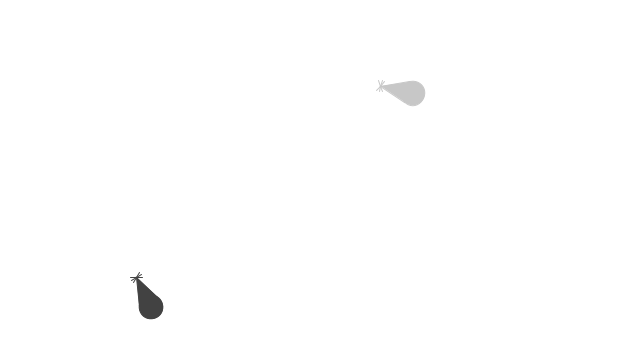
Frame 1 (no input)
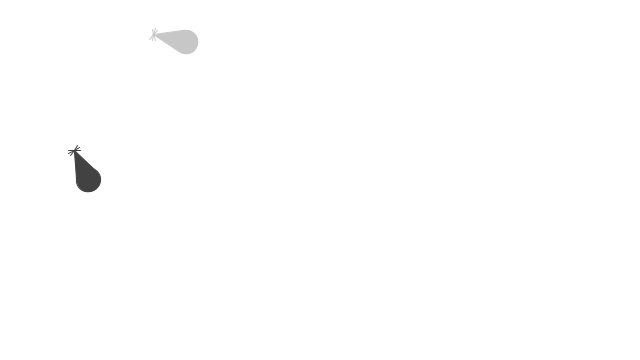
Frame 60 (the mouse pressed at the canvas centre just before this capture)
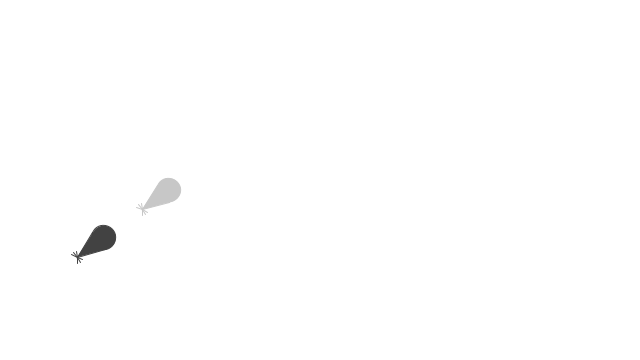
Frame 120 (the mouse held since frame 60 and released just before this capture)

The Processing sketch that drew these frames (run headless with seeded random() and noise(); from frame 60 on, the mouse is pressed at the canvas centre):

// Processing sketch: autonomous_behaviors
// ── autonomous_behaviors.pde

Vehicle predator;
Vehicle prey;

void setup() {
  size(640, 360);
  predator = new Vehicle(new PVector(random(width), random(height)));
  prey = new Vehicle(new PVector(random(width), random(height)));
}

void draw() {
  background(255);
  float dist = PVector.sub(predator.loc, prey.loc).mag();
  predator.maxForce = map(dist, 0, width, 2, 0);
  prey.maxSpeed = map(dist, 0, width, 4, 0);
  if ( dist <= 100) {
    prey.flee(predator.loc);
    predator.pursue(prey);  
  } else {
    PVector cursor = new PVector(mouseX, mouseY);
    prey.seek(cursor);
    predator.seek(cursor); 
  }
   
  
  prey.update();
  predator.update();
  
  prey.display();
  predator.display();
}

// ── vehicle.pde
class Vehicle {
  PVector loc, vel, acc;
  float maxSpeed, maxForce;
  float mass;
  float r, tside, theight, col;
  
  Vehicle(PVector _loc) {
    loc = _loc.get();
    vel = new PVector();
    acc = new PVector();
    maxSpeed = 4;
    maxForce = 2;
    mass = 1;
    
    r = 12;
    tside = 2 * (sin(radians(60)) * r);
    theight = sin(radians(60)) * tside;
    col = random(0, 210);
  }
  
  void pursue(Vehicle target) {
    PVector projected = PVector.add(target.loc, target.vel);
    PVector desired = PVector.sub(projected, loc);
    desired.setMag(maxSpeed);
    PVector steer = PVector.sub(desired, vel);
    steer.limit(maxForce);
    applyForce(steer);
  }
  
  // inverse of seek
  void flee(PVector threat) {
    PVector desired = PVector.sub(loc, threat);
    desired.setMag(maxSpeed);
    PVector steer = PVector.sub(desired, vel);
    steer.limit(maxForce);
    applyForce(steer);
  }
  
  void seek(PVector target) {
    PVector desired = PVector.sub(target, loc);
    desired.setMag(maxSpeed);
    PVector steer = PVector.sub(desired, vel);
    steer.limit(maxForce);
    applyForce(steer);
  }
  
  void applyForce(PVector force) {
    PVector f = force.get();
    f.div(mass);
    acc.add(f);
  }
  
  void update() {
    vel.add(acc);
    vel.limit(maxSpeed);
    loc.add(vel);
    acc.mult(0);
    wrap();
  }
  
  void wrap(){ 
    float d = 2*r;
    if (loc.x > width + d){
      loc.x = 0;
    }
    if (loc.x < -d){
      loc.x = width;
    }
    if (loc.y > height + d){
      loc.y = 0;
    }
    if (loc.y < -d){
      loc.y = height;
    } 
  }
  
  void display() {    
    stroke(col);
    fill(col);
    pushMatrix();
    translate(loc.x, loc.y);
    rotate(vel.heading());
    // body
    ellipse(0, 0, r*2, r*2);
//    // head
    translate(r/2 + theight/2, 0);
    triangle(-theight/2, -tside/2, -theight/2, tside/2, theight, 0); 
    // if we had not translated, it would be
    // triangle(r/2, -tside/2, r/2, tside/2, r/2 + theight, 0);
    // whiskers
    translate(theight, 0);
    float rot = 30;
    for (int i = 0; i < 6; i++) {
      pushMatrix();
      rot += 30;
      if (i % 2 == 0) { rotate(radians(-rot)); }
      else { rotate(radians(rot)); }
      line(0, 0, r/2, 0);
      if (rot >= 120) { rot = 30; }
      popMatrix();
    }
    popMatrix();
  }
}
